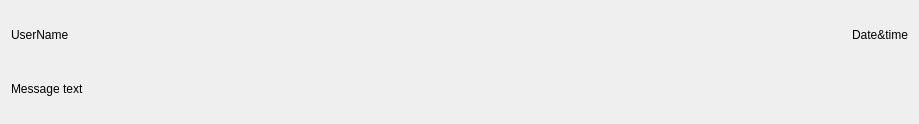
<?xml version="1.0" encoding="UTF-8"?>
<ui version="4.0">
 <class>MessageForm</class>
 <widget class="QWidget" name="MessageForm">
  <property name="geometry">
   <rect>
    <x>0</x>
    <y>0</y>
    <width>919</width>
    <height>124</height>
   </rect>
  </property>
  <property name="windowTitle">
   <string>Form</string>
  </property>
  <layout class="QVBoxLayout" name="verticalLayout">
   <item>
    <layout class="QHBoxLayout" name="horizontalLayout">
     <item>
      <widget class="QLabel" name="lblUserName">
       <property name="text">
        <string>UserName</string>
       </property>
      </widget>
     </item>
     <item>
      <spacer name="horizontalSpacer">
       <property name="orientation">
        <enum>Qt::Orientation::Horizontal</enum>
       </property>
       <property name="sizeHint" stdset="0">
        <size>
         <width>40</width>
         <height>20</height>
        </size>
       </property>
      </spacer>
     </item>
     <item>
      <widget class="QLabel" name="lblDate">
       <property name="text">
        <string>Date&amp;time</string>
       </property>
      </widget>
     </item>
    </layout>
   </item>
   <item>
    <widget class="QLabel" name="lblMessageText">
     <property name="text">
      <string>Message text</string>
     </property>
    </widget>
   </item>
  </layout>
 </widget>
 <resources/>
 <connections/>
</ui>
